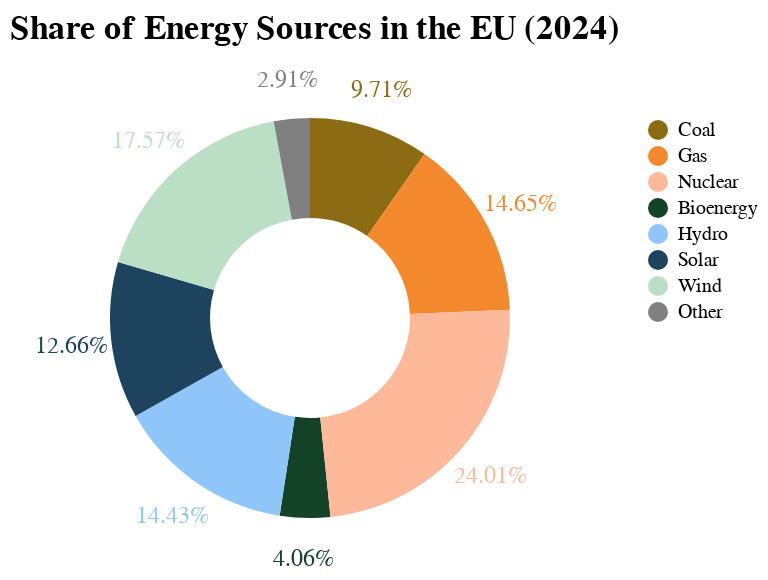

The code cell stored with this chart in its notebook:
### Code cell
# FINAL 5
# modify dataframe and add column to sort by
electricity_europe_2024["Order"] = [4, 1, 2, 5, 3, 6, 7, 8]

# https://github.com/vega/altair/issues/3069
# Define a color scale for the "Variable" categories
color_scale_2024 = alt.Scale(
    domain=["Coal", "Gas", "Nuclear", "Bioenergy",  "Hydro", "Solar", "Wind", "Other"],
    range=['#8c6c12', '#f3892c', '#feb99a', '#134226', '#8fc6fa', '#1D435E', '#BBDFC5', '#808080']
)

# Base chart
base_2024 = alt.Chart(electricity_europe_2024).encode(
    theta=alt.Theta("Value:Q", type = "quantitative", stack=True),
    color=alt.Color("Variable:N",
                    legend=alt.Legend(
                        title = None,
                        orient = "right",
                    ),
                    scale=color_scale_2024 
    ),
    tooltip=alt.Tooltip("Value:Q", title="Value"),
    order = "Order"
).properties(
    title=alt.Title(text="Share of Energy Sources in the EU (2024)", offset=10),
    height=200
)

# Pie chart
pie_2024 = base_2024.mark_arc(innerRadius=50)

# Text labels showing percentage
# https://github.com/vega/altair/issues/3069 
text_2024 = base_2024.mark_text(
    radius=120, size=12
).transform_joinaggregate(
    total_value='sum(Value)'
).transform_calculate(
    percentage="datum.Value / datum.total_value"
).encode(
    text=alt.Text('percentage:Q', format='.2%')
)

# Combine pie chart and text labels
chart_5 = pie_2024 + text_2024

# format the title to be uniform
chart_5 = chart_5.configure_title(
    fontSize=17,
    anchor = "start",
    offset = 15
)

chart_5

### Figure 1 — Vega-Lite specification as saved in the notebook (floating-point values rounded to 4 significant figures)
{"config": {"view": {"continuousWidth": 300, "continuousHeight": 300}, "title": {"anchor": "start", "fontSize": 17, "offset": 15}}, "layer": [{"mark": {"type": "arc", "innerRadius": 50}, "encoding": {"color": {"field": "Variable", "legend": {"orient": "right", "title": null}, "scale": {"domain": ["Coal", "Gas", "Nuclear", "Bioenergy", "Hydro", "Solar", "Wind", "Other"], "range": ["#8c6c12", "#f3892c", "#feb99a", "#134226", "#8fc6fa", "#1D435E", "#BBDFC5", "#808080"]}, "type": "nominal"}, "order": {"field": "Order", "type": "quantitative"}, "theta": {"field": "Value", "stack": true, "type": "quantitative"}, "tooltip": {"field": "Value", "title": "Value", "type": "quantitative"}}, "title": {"text": "Share of Energy Sources in the EU (2024)", "offset": 10}}, {"mark": {"type": "text", "radius": 120, "size": 12}, "encoding": {"color": {"field": "Variable", "legend": {"orient": "right", "title": null}, "scale": {"domain": ["Coal", "Gas", "Nuclear", "Bioenergy", "Hydro", "Solar", "Wind", "Other"], "range": ["#8c6c12", "#f3892c", "#feb99a", "#134226", "#8fc6fa", "#1D435E", "#BBDFC5", "#808080"]}, "type": "nominal"}, "order": {"field": "Order", "type": "quantitative"}, "text": {"field": "percentage", "format": ".2%", "type": "quantitative"}, "theta": {"field": "Value", "stack": true, "type": "quantitative"}, "tooltip": {"field": "Value", "title": "Value", "type": "quantitative"}}, "title": {"text": "Share of Energy Sources in the EU (2024)", "offset": 10}, "transform": [{"joinaggregate": [{"op": "sum", "field": "Value", "as": "total_value"}]}, {"calculate": "datum.Value / datum.total_value", "as": "percentage"}]}], "data": {"name": "data-03863e6e8956fb79744f7ecb0dc786d8"}, "height": 200, "$schema": "https://vega.github.io/schema/vega-lite/v5.20.1.json", "datasets": {"data-03863e6e8956fb79744f7ecb0dc786d8": [{"Variable": "Bioenergy", "Value": 68.62, "Order": 4}, {"Variable": "Coal", "Value": 164.0, "Order": 1}, {"Variable": "Gas", "Value": 247.5, "Order": 2}, {"Variable": "Hydro", "Value": 243.8, "Order": 5}, {"Variable": "Nuclear", "Value": 405.8, "Order": 3}, {"Variable": "Solar", "Value": 213.9, "Order": 6}, {"Variable": "Wind", "Value": 296.9, "Order": 7}, {"Variable": "Other", "Value": 49.17, "Order": 8}]}}
